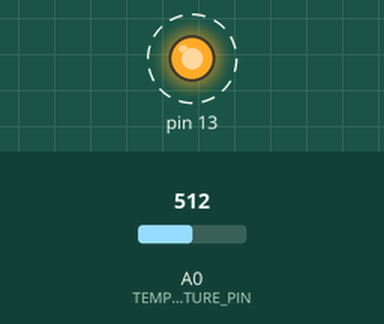
The sketch below on a simulated Arduino Uno, built with avr-gcc and run on an emulated ATmega328P. Shown: output pins drawn as LEDs (lit = HIGH). Dashed ring = blinking. Inputs (shaded band) come from the test bench; at power-on: A0 (TEMPERATURE_PIN) = 512. What the sketch prints to the serial monitor is not drawn.

Above: at 0.5 s.
Timing chart, 0 to 4.6 s (numbered marks = the images above):
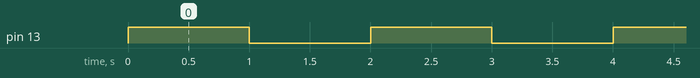

Measured:
- by itself, pin 13: alternates HIGH for 1.0 s and LOW for 1.0 s

The sketch:

HomeDuino.ino
```cpp
/*
* HomeAgain - Main Home Duino
*
*
*
*
*/

//#define MOISTURE_SENSOR
//#define MOISTURE_PIN 1

#define TEMPERATURE_SENSOR
#define TEMPERATURE_PIN 0

//#define PRESENCE_SENSOR
//#define PRESENCE_PIN 2

#ifdef TEMPERATURE_SENSOR
  int temperatureAnalog ;
  float temperatureValue;
  int temperatureB=3975;                  //B value of the thermistor
  float temperatureResistance;
#endif

#ifdef MOISTURE_SENSOR
 int moistureAnalog;
#endif

#ifdef PRESENCE_SENSOR
  int presence;
  int lastPresence;
  boolean presenceInit = false;
#endif


void setup(){
  Serial.begin(9600);

  #ifdef MOISTURE_SENSOR
//  Serial.println("Initializing moisture sensor");
  pinMode(MOISTURE_PIN, INPUT);
  #endif

  #ifdef TEMPERATURE_SENSOR
//  Serial.println("Initializing temperature sensor");
  pinMode(TEMPERATURE_PIN, INPUT);
  #endif

  #ifdef PRESENCE_SENSOR
//  Serial.println("Initializing presence sensor");
  pinMode(PRESENCE_PIN, INPUT);
  #endif PRESENCE_SENSOR

  pinMode(13, OUTPUT);


}

void loop(){
  digitalWrite(13, HIGH);
  delay(1000);
  #ifdef TEMPERATURE_SENSOR
  temperatureAnalog=analogRead(TEMPERATURE_PIN);
  temperatureResistance=(float)(1023-temperatureAnalog)*10000/temperatureAnalog; //get the resistance of the sensor;
  temperatureValue=1/(log(temperatureResistance/10000)/temperatureB+1/298.15)-273.15;//convert to temperature via datasheet ;
  send("TEMP", "temperature.celsius", temperatureValue);
//  Serial.print("temperature=temperature.celsius=");
//  Serial.println(temperatureValue);
  #endif

  #ifdef MOISTURE_SENSOR
  moistureAnalog=analogRead(MOISTURE_PIN);
  send("MOISTURE", "moisture", moistureAnalog);
//  Serial.print("moisture=moisture=");
//  Serial.println(moistureAnalog);
  #endif

  #ifdef PRESENCE_SENSOR

  presence = digitalRead(PRESENCE_PIN);
  if(!presenceInit){
    presenceInit = true;
//    Serial.print("presence=presence=");
//    Serial.println(presence);
    send("PRESENCE", "presence", presence);
    lastPresence=presence;
  }
  else if(presence != lastPresence){
//    Serial.print("presence=presence=");
//    Serial.println(presence);
    send("PRESENCE", "presence", presence);
  }
  #endif PRESENCE_SENSOR
  digitalWrite(13, LOW);
  delay(1000);

}

void send(String id, String unit, int value){
  Serial.println(id + "=" + unit + "=" + String(value, DEC));
}
```
